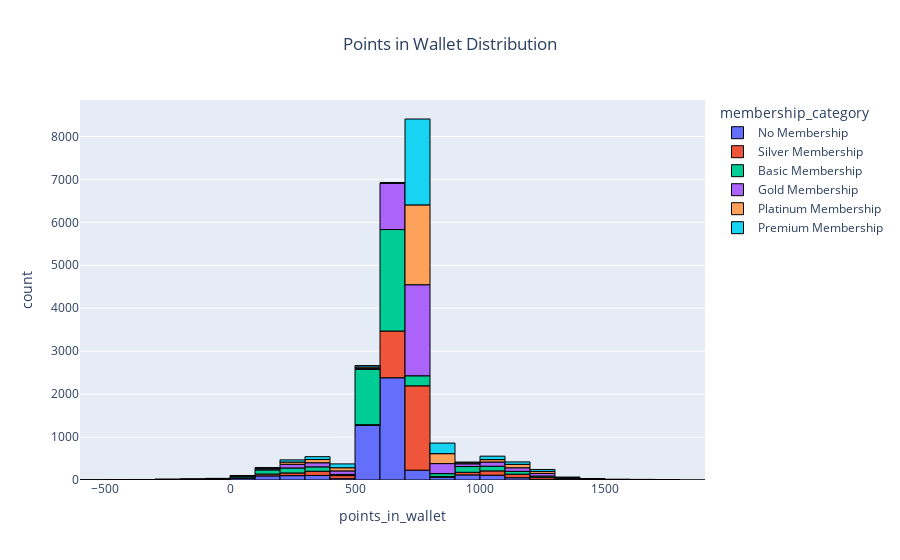

The notebook cell this image was saved under:
### Code cell
# # df.preferred_offer_types.value_counts()
# # graph of preferred_offer_types with membership_category and region_category
# df.medium_of_operation.value_counts()
# create a histogram of points in wallet # instead of count show percent
fig = px.histogram(df, x='points_in_wallet', color='membership_category' ,nbins=30, title='Points in Wallet Distribution')
fig.update_traces(marker=dict(line=dict(width=1, color='black')))
fig.update_layout(title_x=0.5)
fig.show()

### Figure 1 — Plotly figure (JSON) as saved in the notebook; plotly's stock layout.template omitted (floating-point values rounded to 4 significant figures; data arrays with more than 128 entries replaced by an {"elided": "..."} marker saying what was removed)
{"data": [{"alignmentgroup": "True", "bingroup": "x", "hovertemplate": "membership_category=No Membership<br>points_in_wallet=%{x}<br>count=%{y}<extra></extra>", "legendgroup": "No Membership", "marker": {"color": "#636efa", "line": {"color": "black", "width": 1}, "pattern": {"shape": ""}}, "name": "No Membership", "nbinsx": 30, "offsetgroup": "No Membership", "orientation": "v", "showlegend": true, "type": "histogram", "x": {"elided": "5151 float values"}, "xaxis": "x", "yaxis": "y"}, {"alignmentgroup": "True", "bingroup": "x", "hovertemplate": "membership_category=Silver Membership<br>points_in_wallet=%{x}<br>count=%{y}<extra></extra>", "legendgroup": "Silver Membership", "marker": {"color": "#EF553B", "line": {"color": "black", "width": 1}, "pattern": {"shape": ""}}, "name": "Silver Membership", "nbinsx": 30, "offsetgroup": "Silver Membership", "orientation": "v", "showlegend": true, "type": "histogram", "x": {"elided": "4056 float values"}, "xaxis": "x", "yaxis": "y"}, {"alignmentgroup": "True", "bingroup": "x", "hovertemplate": "membership_category=Basic Membership<br>points_in_wallet=%{x}<br>count=%{y}<extra></extra>", "legendgroup": "Basic Membership", "marker": {"color": "#00cc96", "line": {"color": "black", "width": 1}, "pattern": {"shape": ""}}, "name": "Basic Membership", "nbinsx": 30, "offsetgroup": "Basic Membership", "orientation": "v", "showlegend": true, "type": "histogram", "x": {"elided": "5194 float values"}, "xaxis": "x", "yaxis": "y"}, {"alignmentgroup": "True", "bingroup": "x", "hovertemplate": "membership_category=Gold Membership<br>points_in_wallet=%{x}<br>count=%{y}<extra></extra>", "legendgroup": "Gold Membership", "marker": {"color": "#ab63fa", "line": {"color": "black", "width": 1}, "pattern": {"shape": ""}}, "name": "Gold Membership", "nbinsx": 30, "offsetgroup": "Gold Membership", "orientation": "v", "showlegend": true, "type": "histogram", "x": {"elided": "4535 float values"}, "xaxis": "x", "yaxis": "y"}, {"alignmentgroup": "True", "bingroup": "x", "hovertemplate": "membership_category=Platinum Membership<br>points_in_wallet=%{x}<br>count=%{y}<extra></extra>", "legendgroup": "Platinum Membership", "marker": {"color": "#FFA15A", "line": {"color": "black", "width": 1}, "pattern": {"shape": ""}}, "name": "Platinum Membership", "nbinsx": 30, "offsetgroup": "Platinum Membership", "orientation": "v", "showlegend": true, "type": "histogram", "x": {"elided": "2851 float values"}, "xaxis": "x", "yaxis": "y"}, {"alignmentgroup": "True", "bingroup": "x", "hovertemplate": "membership_category=Premium Membership<br>points_in_wallet=%{x}<br>count=%{y}<extra></extra>", "legendgroup": "Premium Membership", "marker": {"color": "#19d3f3", "line": {"color": "black", "width": 1}, "pattern": {"shape": ""}}, "name": "Premium Membership", "nbinsx": 30, "offsetgroup": "Premium Membership", "orientation": "v", "showlegend": true, "type": "histogram", "x": {"elided": "2997 float values"}, "xaxis": "x", "yaxis": "y"}], "layout": {"barmode": "relative", "legend": {"title": {"text": "membership_category"}, "tracegroupgap": 0}, "title": {"text": "Points in Wallet Distribution", "x": 0.5}, "xaxis": {"anchor": "y", "domain": [0, 1], "title": {"text": "points_in_wallet"}}, "yaxis": {"anchor": "x", "domain": [0, 1], "title": {"text": "count"}}}}
